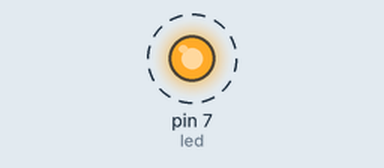
Recording of a program running on a simulated Raspberry Pi (header pin numbers). On the bench: output pins drawn as LEDs (lit = HIGH). Dashed ring = blinking.

Above: at 0.5 s.
Timing chart, 0 to 4.6 s (numbered marks = the images above):
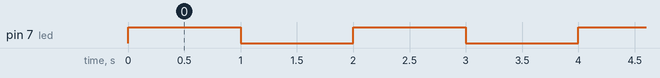

Measured:
- by itself, pin 7 (led): alternates HIGH for 1.0 s and LOW for 1.0 s

The program:

led.py
```python
import RPi.GPIO as GPIO
import time
GPIO.setmode(GPIO.BOARD)
GPIO.setwarnings(False)
global led
led = 7
GPIO.setup(led, GPIO.OUT)

while True:
    GPIO.output(led, 1)
    time.sleep(1)
    GPIO.output(led, 0)
    time.sleep(1)
```
